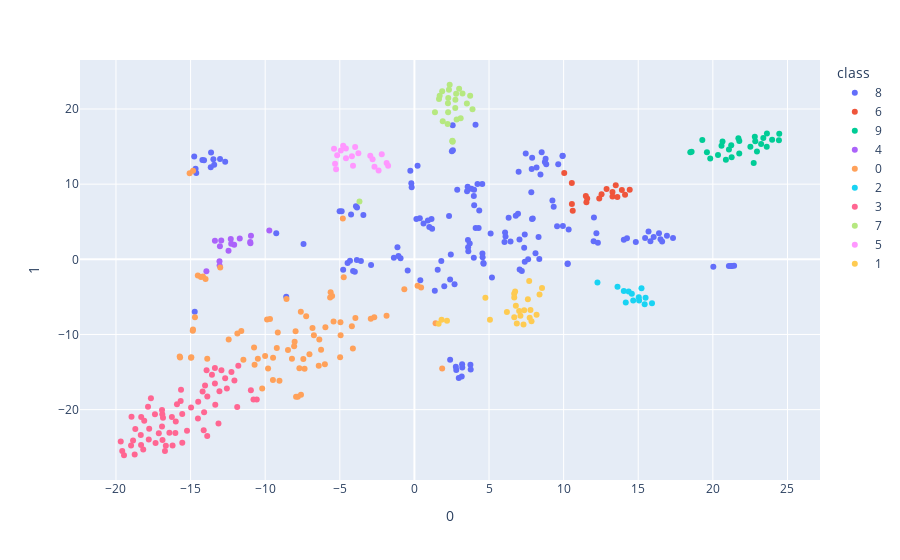

This figure's notebook cell:
### Code cell
import plotly.express as px
fig = px.scatter(bookclass_tsne, x=0, y=1, color="class",
                 hover_data=['title'])
fig.show()

### Figure 1 — Plotly figure (JSON) as saved in the notebook; plotly's stock layout.template omitted (floating-point values rounded to 4 significant figures; data arrays with more than 128 entries replaced by an {"elided": "..."} marker saying what was removed)
{"data": [{"customdata": {"elided": "151x1 str values"}, "hovertemplate": "class=8<br>0=%{x}<br>1=%{y}<br>title=%{customdata[0]}<extra></extra>", "legendgroup": "8", "marker": {"color": "#636efa", "symbol": "circle"}, "mode": "markers", "name": "8", "showlegend": true, "type": "scatter", "x": {"elided": "151 float values"}, "xaxis": "x", "y": {"elided": "151 float values"}, "yaxis": "y"}, {"customdata": [["たゆたえども沈まず (幻冬舎文庫)"], ["ホワイトラビット (新潮文庫)"], ["クスノキの番人"], ["少年と犬"], ["マスカレード・ナイト (集英社文庫)"], ["君が夏を走らせる (新潮文庫)"], ["十字架のカルテ"], ["犯人のいない殺人の夜 新装版 (光文社文庫)"], ["東京、はじまる"], ["ネメシスの使者 (文春文庫)"], ["夜がどれほど暗くても"], ["僕の神さま"], ["リメンバー (幻冬舎文庫)"], ["旅のつばくろ"], ["あの日、君は何をした (小学館文庫)"], ["隣はシリアルキラー"], ["おもかげ (講談社文庫)"]], "hovertemplate": "class=6<br>0=%{x}<br>1=%{y}<br>title=%{customdata[0]}<extra></extra>", "legendgroup": "6", "marker": {"color": "#EF553B", "symbol": "circle"}, "mode": "markers", "name": "6", "showlegend": true, "type": "scatter", "x": [14.43, 10.04, 13.27, 12.54, 12.88, 13.27, 13.9, 11.58, 14.12, 10.55, 13.6, 12.39, 13.49, 10.61, 11.49, 11.53, 10.55], "xaxis": "x", "y": [9.27, 11.5, 8.963, 8.658, 9.36, 8.344, 9.235, 8.097, 8.586, 10.17, 8.306, 8.107, 9.842, 6.474, 8.437, 7.591, 7.362], "yaxis": "y"}, {"customdata": [["夢をかなえるゾウ1"], ["夢をかなえるゾウ4 ガネーシャと死神"], ["滅びの前のシャングリラ (単行本)"], ["巴里マカロンの謎 (創元推理文庫)"], ["夢をかなえるゾウ2 ガネーシャと貧乏神"], ["ドミノin上海"], ["夢をかなえるゾウ3 ブラックガネーシャの教え"], ["雲を紡ぐ"], ["52ヘルツのクジラたち (単行本)"], ["スキマワラシ"], ["自転しながら公転する"], ["ハグとナガラ (文春文庫 は 40-5)"], ["逃亡者"], ["この気持ちもいつか忘れる CD付・先行限定版"], ["ハイパーハードボイルドグルメリポート"], ["（［ほ］４－５）活版印刷三日月堂　空色の冊子 (ポプラ文庫)"], ["（［ほ］４－６）活版印刷三日月堂　小さな折り紙 (ポプラ文庫)"], ["たおやかに輪をえがいて (単行本)"], ["凪に溺れる"], ["本性 (角川文庫)"], ["ただいま神様当番"], ["カレンの台所 (サンクチュアリ出版)"], ["おとなになるのび太たちへ: 人生を変える『ドラえもん』セレクション"], ["今日の人生2 世界がどんなに変わっても"], ["1ミリの後悔もない、はずがない (新潮文庫)"], ["猫のお告げは樹の下で (宝島社文庫)"], ["リボンの男"]], "hovertemplate": "class=9<br>0=%{x}<br>1=%{y}<br>title=%{customdata[0]}<extra></extra>", "legendgroup": "9", "marker": {"color": "#00cc96", "symbol": "circle"}, "mode": "markers", "name": "9", "showlegend": true, "type": "scatter", "x": [21.71, 21.23, 22.52, 24.43, 20.65, 22.96, 21.77, 23.61, 23.38, 20.87, 18.49, 22.81, 21.08, 21.77, 20.58, 24.45, 23.97, 19.82, 20.34, 21.26, 18.58, 22.74, 19.29, 23.62, 19.6, 22.84, 23.23], "xaxis": "x", "y": [16.11, 15.18, 14.98, 15.86, 15.68, 14.34, 15.75, 14.99, 16.12, 13.24, 14.23, 16.32, 14.6, 14.08, 15.11, 16.7, 15.91, 13.42, 13.88, 13.58, 14.31, 12.8, 15.89, 16.75, 14.25, 15.7, 15.36], "yaxis": "y"}, {"customdata": [["そして、バトンは渡された (文春文庫)"], ["星の子 (朝日文庫)"], ["透明な夜の香り"], ["サキの忘れ物"], ["魔女たちは眠りを守る"], ["純喫茶パオーン"], ["ビジネス教養 地政学 (サクッとわかるビジネス教養)"], ["世界観をつくる 「感性×知性」の仕事術"], ["ヒポクラテスの試練"], ["草花たちの静かな誓い (集英社文庫)"], ["本を売る技術"], ["あの本は読まれているか"], ["本屋、はじめました 増補版 (ちくま文庫)"], ["ＡＩとカラー化した写真でよみがえる戦前・戦争 (光文社新書)"], ["縄紋"]], "hovertemplate": "class=4<br>0=%{x}<br>1=%{y}<br>title=%{customdata[0]}<extra></extra>", "legendgroup": "4", "marker": {"color": "#ab63fa", "symbol": "circle"}, "mode": "markers", "name": "4", "showlegend": true, "type": "scatter", "x": [-11.0, -10.99, -12.08, -12.28, -10.95, -12.94, -13.06, -13.94, -11.71, -9.724, -13.06, -13.37, -12.46, -13.03, -12.31], "xaxis": "x", "y": [2.314, 2.147, 1.931, 2.086, 3.13, 2.502, -0.269, -1.596, 2.775, 3.829, -0.8148, 2.458, 1.14, 1.748, 2.717], "yaxis": "y"}, {"customdata": [["世界一やさしい「やりたいこと」の見つけ方 人生のモヤモヤから解放される自己理解メソッド"], ["あやうく一生懸命生きるところだった"], ["「育ちがいい人」だけが知っていること"], ["独学大全 絶対に「学ぶこと」をあきらめたくない人のための55の技法"], ["2020年6月30日にまたここで会おう 瀧本哲史伝説の東大講義 (星海社新書)"], ["なぜ僕らは働くのか-君が幸せになるために考えてほしい大切なこと"], ["会計クイズを解くだけで財務3表がわかる 世界一楽しい決算書の読み方"], ["言語化力 言葉にできれば人生は変わる"], ["話すチカラ"], ["時間をもっと大切にするための小さいノート活用術"], ["10代から知っておきたい あなたを閉じこめる「ずるい言葉」"], ["みずほ銀行システム統合、苦闘の19年史 史上最大のITプロジェクト「3度目の正直」"], ["コロナの時代の僕ら"], ["コピーライターじゃなくても知っておきたい 心をつかむ超言葉術"], ["エンド・オブ・ライフ"], ["面白い! を生み出す妄想術 だから僕は、ググらない。"], ["死にたいけどトッポッキは食べたい"], ["1%の努力"], ["宇宙兄弟とFFS理論が教えてくれる あなたの知らないあなたの強み【自己診断ID付き】"], ["スペースキーで見た目を整えるのはやめなさい ~8割の社会人が見落とす資料作成のキホン"], ["空気を読む脳 (講談社+α新書)"], ["わたしが知らないスゴ本は、 きっとあなたが読んでいる"], ["アフターデジタル2 UXと自由"], ["異端のすすめ 強みを武器にする生き方 (SB新書)"], ["愛するということ"], ["交渉力 結果が変わる伝え方・考え方 (PHP新書)"], ["D2C 「世界観」と「テクノロジー」で勝つブランド戦略 (NewsPicksパブリッシング)"], ["英語日記BOY 海外で夢を叶える英語勉強法"], ["なんのために学ぶのか (SB新書)"], ["後宮の烏 4 (集英社オレンジ文庫)"], ["超雑談力 人づきあいがラクになる 誰とでも信頼関係が築ける (五百田達成の話し方シリーズ)"], ["サル化する世界"], ["上野先生、フェミニズムについてゼロから教えてください!"], ["時間はどこから来て、なぜ流れるのか? 最新物理学が解く時空・宇宙・意識の「謎」 (ブルーバックス)"], ["ほんとうのリーダーのみつけかた"], ["持続可能な魂の利用 (単行本)"], ["言葉ダイエット メール、企画書、就職活動が変わる最強の文章術"], ["ディズニーCEOが実践する10の原則"], ["自分を操り、不安をなくす究極のマインドフルネス"], ["教養の書 (単行本)"], ["ワークマンは 商品を変えずに売り方を変えただけで なぜ2倍売れたのか"], ["わかりやすさの罪"], ["武器としての「資本論」"], ["仕事本 わたしたちの緊急事態日記"], ["99%の人が気づいていないお金の正体"], ["人新世の「資本論」 (集英社新書)"], ["座右の書『貞観政要』 中国古典に学ぶ「世界最高のリーダー論」 (角川新書)"], ["新実存主義 (岩波新書)"], ["たちどまって考える (中公新書ラクレ (699))"], ["未来をつくる言葉: わかりあえなさをつなぐために"], ["ぜんぶ、すてれば"], ["世界史の針が巻き戻るとき 「新しい実在論」は世界をどう見ているか (PHP新書)"], ["同調圧力 日本社会はなぜ息苦しいのか (講談社現代新書)"], ["勉強の価値 (幻冬舎新書)"], ["思考中毒になる! (幻冬舎新書)"], ["知らないと恥をかく世界の大問題11 グローバリズムのその先 (角川新書)"], ["ビジネスエリートがなぜか身につけている 教養としての落語"], ["寄り添うツイッター わたしがキングジムで10年運営してわかった「つながる作法」"], ["20代を無難に生きるな"], ["女と男 なぜわかりあえないのか (文春新書)"], ["椿井文書―日本最大級の偽文書 (中公新書 (2584))"], ["豊田章男"], ["お金の減らし方 (SB新書)"], ["明日の自分が確実に変わる 10分読書"], ["新型コロナウイルスの真実 (ベスト新書)"], ["ペルソナ 脳に潜む闇 (講談社現代新書)"], ["これからの生き方。自分はこのままでいいのか?と問い直すときに読む本"], ["Joy at Work 片づけでときめく働き方を手に入れる"], ["沖縄から貧困がなくならない本当の理由 (光文社新書)"], ["モヤモヤそうだんクリニック"], ["炎上CMでよみとくジェンダー論 (光文社新書)"], ["いのちの停車場"], ["コロナ後の世界を生きる――私たちの提言 (岩波新書 (新赤版 1840))"], ["緊急提言 パンデミック: 寄稿とインタビュー"]], "hovertemplate": "class=0<br>0=%{x}<br>1=%{y}<br>title=%{customdata[0]}<extra></extra>", "legendgroup": "0", "marker": {"color": "#FFA15A", "symbol": "circle"}, "mode": "markers", "name": "0", "showlegend": true, "type": "scatter", "x": [-7.36, -0.6755, -14.83, -7.601, -9.223, -7.444, -8.473, -9.806, -8.571, -7.612, 0.2129, -15.73, -4.737, -4.191, -6.374, -11.86, 0.4486, -13.88, 1.86, -10.75, -10.01, -4.979, -14.51, -8.206, -10.71, -14.71, -14.31, -15.7, -7.034, -5.418, -6.001, -14.97, -1.867, -4.955, -3.955, -2.689, -4.125, -15.06, -12.45, -8.026, -14.17, -8.06, -9.156, -5.516, -14.86, -7.814, -6.255, -7.962, -9.044, -10.49, -6.829, -14.0, 1.418, -10.2, -6.411, -9.481, -9.876, -11.6, -9.473, -11.46, -4.797, -9.677, -14.84, -14.95, -7.931, -5.965, -7.708, -13.01, -2.923, -4.946, -7.254, -6.736, -5.648, -5.614], "xaxis": "x", "y": [-14.57, -3.975, 11.77, -18.02, -11.79, -13.25, -12.05, -14.51, -5.284, -6.98, -3.515, -12.92, -2.39, -8.897, -10.66, -9.87, -3.736, -13.23, -14.53, -11.75, -12.88, -13.03, -2.157, -13.22, -14.02, -7.719, -2.367, -13.05, -12.63, -8.265, -13.95, -13.11, -7.521, -8.363, -7.821, -7.707, -11.86, 11.46, -10.68, -10.98, -2.277, -11.57, -9.744, -4.897, -9.49, -18.3, -12.02, -9.576, -16.14, -13.23, -9.127, -2.633, -8.518, -17.2, -14.17, -16.06, -8.005, -9.532, -13.09, -13.36, 5.434, -7.94, -9.34, -13.04, -18.27, -9.04, -14.49, -1.103, -7.903, -10.1, -7.562, -10.1, -5.071, -4.393], "yaxis": "y"}, {"customdata": [["一人称単数"], ["イマジン?"], ["まずはこれ食べて"], ["アンマーとぼくら (講談社文庫)"], ["まだ温かい鍋を抱いておやすみ"], ["背高泡立草"], ["トラペジウム (角川文庫)"], ["奈落"], ["ミッドナイトスワン (文春文庫)"], ["口福のレシピ"], ["希望のゆくえ"], ["二百十番館にようこそ"], ["お勝手のあん (ハルキ文庫 し)"]], "hovertemplate": "class=2<br>0=%{x}<br>1=%{y}<br>title=%{customdata[0]}<extra></extra>", "legendgroup": "2", "marker": {"color": "#19d3f3", "symbol": "circle"}, "mode": "markers", "name": "2", "showlegend": true, "type": "scatter", "x": [15.22, 15.92, 15.04, 15.49, 14.36, 14.03, 14.66, 13.61, 15.06, 14.57, 15.43, 12.27, 14.16], "xaxis": "x", "y": [-3.835, -5.847, -5.033, -5.111, -4.268, -4.206, -5.49, -3.641, -5.474, -4.592, -5.989, -3.09, -5.748], "yaxis": "y"}, {"customdata": [["シン・ニホン AI×データ時代における日本の再生と人材育成 (NewsPicksパブリッシング)"], ["科学的な適職 4021の研究データが導き出す、最高の職業の選び方"], ["本当の自由を手に入れる お金の大学"], ["精神科医が教える ストレスフリー超大全 ―― 人生のあらゆる「悩み・不安・疲れ」をなくすためのリスト"], ["Think Smart 間違った思い込みを避けて、賢く生き抜くための思考法"], ["（１８２）フィンランド人はなぜ午後４時に仕事が終わるのか (ポプラ新書)"], ["父が娘に伝える自由に生きるための30の投資の教え"], ["ワイルドサイドをほっつき歩け --ハマータウンのおっさんたち"], ["世界標準の経営理論"], ["遅いインターネット(NewsPicks Book)"], ["文系AI人材になる: 統計・プログラム知識は不要"], ["ビジネスエリートになるための 教養としての投資"], ["ブルシット・ジョブ――クソどうでもいい仕事の理論"], ["FULL POWER 科学が証明した自分を変える最強戦略"], ["これからの会社員の教科書 社内外のあらゆる人から今すぐ評価されるプロの仕事マインド71"], ["本を読む人だけが手にするもの (ちくま文庫)"], ["おうち性教育はじめます 一番やさしい!防犯・SEX・命の伝え方 (MF comic essay)"], ["「考える技術」と「地頭力」がいっきに身につく 東大思考"], ["雑談の一流、二流、三流 (アスカビジネス)"], ["世界「倒産」図鑑 波乱万丈25社でわかる失敗の理由"], ["還暦からの底力―歴史・人・旅に学ぶ生き方 (講談社現代新書)"], ["戦略読書 〔増補版〕 (日経ビジネス人文庫)"], ["頭がいい人の読書術"], ["働き方5.0: これからの世界をつくる仲間たちへ (小学館新書)"], ["コロナショック・サバイバル 日本経済復興計画"], ["モンテッソーリ教育・レッジョ・エミリア教育を知り尽くした オックスフォード児童発達学博士が語る 自分でできる子に育つ ほめ方 叱り方 3歳 〜 12歳 の子ども対象"], ["LIFESPAN(ライフスパン): 老いなき世界"], ["すみません、金利ってなんですか?"], ["圧倒的に自由で快適な未来が手に入る! 勝間式ネオ・ライフハック100"], ["スマホ人生戦略 お金・教養・フォロワー35の行動スキル"], ["FIRE 最強の早期リタイア術 最速でお金から自由になれる究極メソッド"], ["タイタン"], ["次のテクノロジーで世界はどう変わるのか (講談社現代新書)"], ["ハック思考〜最短最速で世界が変わる方法論〜 (NewsPicks Book)"], ["スマホ脳 (新潮新書)"], ["コロナ後の世界 (文春新書)"], ["世界一のプロゲーマーがやっている 努力2.0"], ["ネットビジネス進化論: 何が「成功」をもたらすのか"], ["フードテック革命 世界700兆円の新産業 「食」の進化と再定義"], ["知的再武装 60のヒント (文春新書)"], ["THIS IS JAPAN :英国保育士が見た日本 (新潮文庫 ふ 57-1)"], ["現代経済学の直観的方法"], ["Who You Are(フーユーアー)君の真の言葉と行動こそが困難を生き抜くチームをつくる"], ["発達障害サバイバルガイド 「あたりまえ」がやれない僕らがどうにか生きていくコツ47"], ["デジタルで読む脳 X 紙の本で読む脳 :「深い読み」ができるバイリテラシー脳を育てる"], ["新規事業の実践論 (NewsPicksパブリッシング)"], ["営業はいらない (SB新書)"], ["パン屋ではおにぎりを売れ 想像以上の答えが見つかる思考法"], ["お金の真理 (単行本)"], ["本気でFIREをめざす人のための資産形成入門  30歳でセミリタイアした私の高配当・増配株投資法"], ["Learn or Die 死ぬ気で学べ プリファードネットワークスの挑戦"], ["シリコンバレー式超ライフハック"], ["Au オードリー・タン 天才IT相7つの顔"], ["東京改造計画(NewsPicks Book)"], ["「山奥ニート」やってます。"], ["在宅HACKS!: 自分史上最高のアウトプットを可能にする新しい働き方"], ["NO RULES(ノー・ルールズ) 世界一「自由」な会社、NETFLIX"], ["大きな嘘の木の下で　～僕がOWNDAYSを経営しながら考えていた10のウソ。～ (NewsPicks Book)"], ["億を稼ぐ人の考え方"], ["マンガでよくわかる　モンテッソーリ教育×ハーバード式　子どもの才能の伸ばし方"], ["医者が教えるサウナの教科書 ビジネスエリートはなぜ脳と体をサウナでととのえるのか?"], ["メンタルの強化書"], ["人生攻略ロードマップ 「個」で自由を手に入れる「10」の独学戦略"], ["AI分析でわかった トップ5%社員の習慣"]], "hovertemplate": "class=3<br>0=%{x}<br>1=%{y}<br>title=%{customdata[0]}<extra></extra>", "legendgroup": "3", "marker": {"color": "#FF6692", "symbol": "circle"}, "mode": "markers", "name": "3", "showlegend": true, "type": "scatter", "x": [-16.42, -16.72, -14.03, -14.97, -13.88, -18.99, -16.88, -16.9, -10.96, -17.85, -13.88, -18.75, -17.66, -18.85, -12.06, -14.12, -14.49, -19.46, -15.99, -17.39, -15.91, -12.57, -13.57, -13.93, -10.56, -17.77, -16.91, -14.09, -13.37, -16.21, -16.66, -11.8, -13.37, -17.8, -19.58, -10.79, -12.68, -18.31, -16.91, -15.66, -17.13, -15.64, -18.96, -13.07, -18.11, -19.68, -18.7, -13.13, -17.35, -15.56, -12.26, -18.34, -16.85, -11.88, -15.56, -16.25, -16.02, -12.93, -14.19, -14.51, -18.17, -13.35, -15.24, -18.32], "xaxis": "x", "y": [-23.08, -25.52, -16.8, -19.72, -18.27, -24.76, -24.05, -20.6, -17.42, -19.62, -23.51, -25.98, -18.5, -24.12, -16.12, -22.73, -18.96, -26.07, -21.59, -20.63, -19.28, -17.18, -15.36, -14.77, -18.66, -22.53, -22.24, -20.36, -16.53, -24.79, -24.81, -14.17, -14.44, -23.97, -25.52, -18.65, -15.82, -20.99, -20.06, -18.84, -23.14, -17.36, -20.94, -17.56, -21.47, -24.23, -22.58, -21.86, -24.44, -24.39, -14.99, -23.37, -21.09, -19.66, -20.6, -20.99, -23.13, -14.75, -17.6, -21.19, -25.32, -19.36, -22.8, -24.7], "yaxis": "y"}, {"customdata": [["四畳半タイムマシンブルース"], ["発注いただきました!"], ["ビブリア古書堂の事件手帖II ~扉子と空白の時~ (メディアワークス文庫)"], ["息吹"], ["三体Ⅱ 黒暗森林 上"], ["三体II 黒暗森林 下"], ["きたきた捕物帖"], ["超・殺人事件 (角川文庫)"], ["暴虎の牙"], ["その裁きは死 (創元推理文庫)"], ["ブラック・ショーマンと名もなき町の殺人"], ["風と共にゆとりぬ (文春文庫)"], ["これは経費で落ちません! 7 ~ 経理部の森若さん ~ (集英社オレンジ文庫)"], ["凶犬の眼 (角川文庫)"], ["不穏な眠り (文春文庫)"], ["Another 2001"], ["我々は、みな孤独である"], ["罪人の選択"], ["掟上今日子の設計図"], ["歌舞伎座の怪紳士 (文芸書)"], ["楽園とは探偵の不在なり"], ["看守の流儀"], ["君に読ませたいミステリがあるんだ"], ["浅田家! (徳間文庫)"], ["灯台からの響き"]], "hovertemplate": "class=7<br>0=%{x}<br>1=%{y}<br>title=%{customdata[0]}<extra></extra>", "legendgroup": "7", "marker": {"color": "#B6E880", "symbol": "circle"}, "mode": "markers", "name": "7", "showlegend": true, "type": "scatter", "x": [3.223, 2.995, 2.363, 3.515, 2.831, 2.737, 2.544, 2.259, 2.551, 1.861, 1.648, 2.228, 3.892, 2.56, 2.315, 2.248, 3.1, -3.683, 1.377, 2.797, 1.694, 2.27, 2.746, 1.897, 3.736], "xaxis": "x", "y": [22.05, 22.71, 23.22, 20.73, 18.6, 20.15, 15.78, 19.56, 15.71, 22.36, 21.33, 18.01, 19.95, 15.63, 22.56, 20.78, 18.77, 7.686, 19.56, 22.03, 21.78, 21.46, 21.22, 18.36, 21.78], "yaxis": "y"}, {"customdata": [["BUTTER (新潮文庫 ゆ 14-3)"], ["カケラ"], ["半沢直樹 アルルカンと道化師"], ["ゴーストハント1 旧校舎怪談 (角川文庫)"], ["赤ずきん、旅の途中で死体と出会う。"], ["水を縫う"], ["【2020年・第18回「このミステリーがすごい! 大賞」大賞受賞作】紙鑑定士の事件ファイル 模型の家の殺人 (『このミス』大賞シリーズ)"], ["この本を盗む者は"], ["世界は贈与でできている――資本主義の「すきま」を埋める倫理学 (NewsPicksパブリッシング)"], ["ゴーストハント2 人形の檻 (角川文庫)"], ["鹿の王 水底の橋 (角川文庫)"], ["ボクはやっと認知症のことがわかった 自らも認知症になった専門医が、日本人に伝えたい遺言"], ["神話の密室 天久鷹央の事件カルテ (新潮文庫)"], ["村上T 僕の愛したTシャツたち (Popeye books)"], ["始まりの木"], ["スマホを落としただけなのに 戦慄するメガロポリス (宝島社文庫 『このミス』大賞シリーズ)"], ["マトリ 厚労省麻薬取締官 (新潮新書)"], ["涼宮ハルヒの直観 (角川スニーカー文庫)"], ["雨の中の涙のように"]], "hovertemplate": "class=5<br>0=%{x}<br>1=%{y}<br>title=%{customdata[0]}<extra></extra>", "legendgroup": "5", "marker": {"color": "#FF97FF", "symbol": "circle"}, "mode": "markers", "name": "5", "showlegend": true, "type": "scatter", "x": [-2.958, -3.755, -4.93, -1.861, -4.59, -2.189, -5.387, -2.803, -5.25, -1.763, -5.176, -5.317, -2.4, -4.586, -4.19, -2.677, -4.114, -3.972, -4.775], "xaxis": "x", "y": [13.78, 14.12, 14.48, 12.82, 14.73, 13.99, 14.72, 13.31, 11.99, 12.46, 13.85, 12.73, 11.81, 13.45, 13.71, 12.32, 12.43, 14.93, 15.11], "yaxis": "y"}, {"customdata": [["夜明けのすべて"], ["明け方の若者たち"], ["わたしの美しい庭"], ["ザリガニの鳴くところ"], ["なんで僕に聞くんだろう。"], ["人は、なぜ他人を許せないのか?"], ["御社のチャラ男"], ["首里の馬"], ["私をくいとめて (朝日文庫)"], ["「具体⇄抽象」トレーニング 思考力が飛躍的にアップする29問 (PHPビジネス新書)"], ["これからの男の子たちへ :「男らしさ」から自由になるためのレッスン"], ["パチンコ 上"], ["愛されなくても別に"], ["絶対に挫折しない日本史 (新潮新書)"], ["推し、燃ゆ"], ["ゲームの王国 上 (ハヤカワ文庫JA)"], ["帝都地下迷宮"], ["美しい距離 (文春文庫)"], ["ゲームの王国 下 (ハヤカワ文庫JA)"], ["夜の向こうの蛹たち"], ["アスク・ミー・ホワイ"], ["風よ あらしよ"], ["犬がいた季節"], ["パチンコ 下"]], "hovertemplate": "class=1<br>0=%{x}<br>1=%{y}<br>title=%{customdata[0]}<extra></extra>", "legendgroup": "1", "marker": {"color": "#FECB52", "symbol": "circle"}, "mode": "markers", "name": "1", "showlegend": true, "type": "scatter", "x": [6.862, 7.02, 6.691, 7.311, 6.198, 1.622, 6.687, 6.799, 7.105, 5.062, 2.183, 7.604, 4.757, 1.82, 6.748, 8.187, 8.385, 6.69, 7.726, 7.777, 8.553, 7.847, 7.692, 7.355], "xaxis": "x", "y": [-8.542, -6.865, -7.703, -8.676, -7.012, -8.561, -4.585, -6.174, -7.498, -8.031, -8.187, -5.315, -5.122, -8.053, -4.277, -7.373, -4.67, -5.074, -7.79, -6.742, -3.809, -8.256, -2.875, -6.789], "yaxis": "y"}], "layout": {"legend": {"title": {"text": "class"}, "tracegroupgap": 0}, "margin": {"t": 60}, "xaxis": {"anchor": "y", "domain": [0, 1], "title": {"text": "0"}}, "yaxis": {"anchor": "x", "domain": [0, 1], "title": {"text": "1"}}}}
